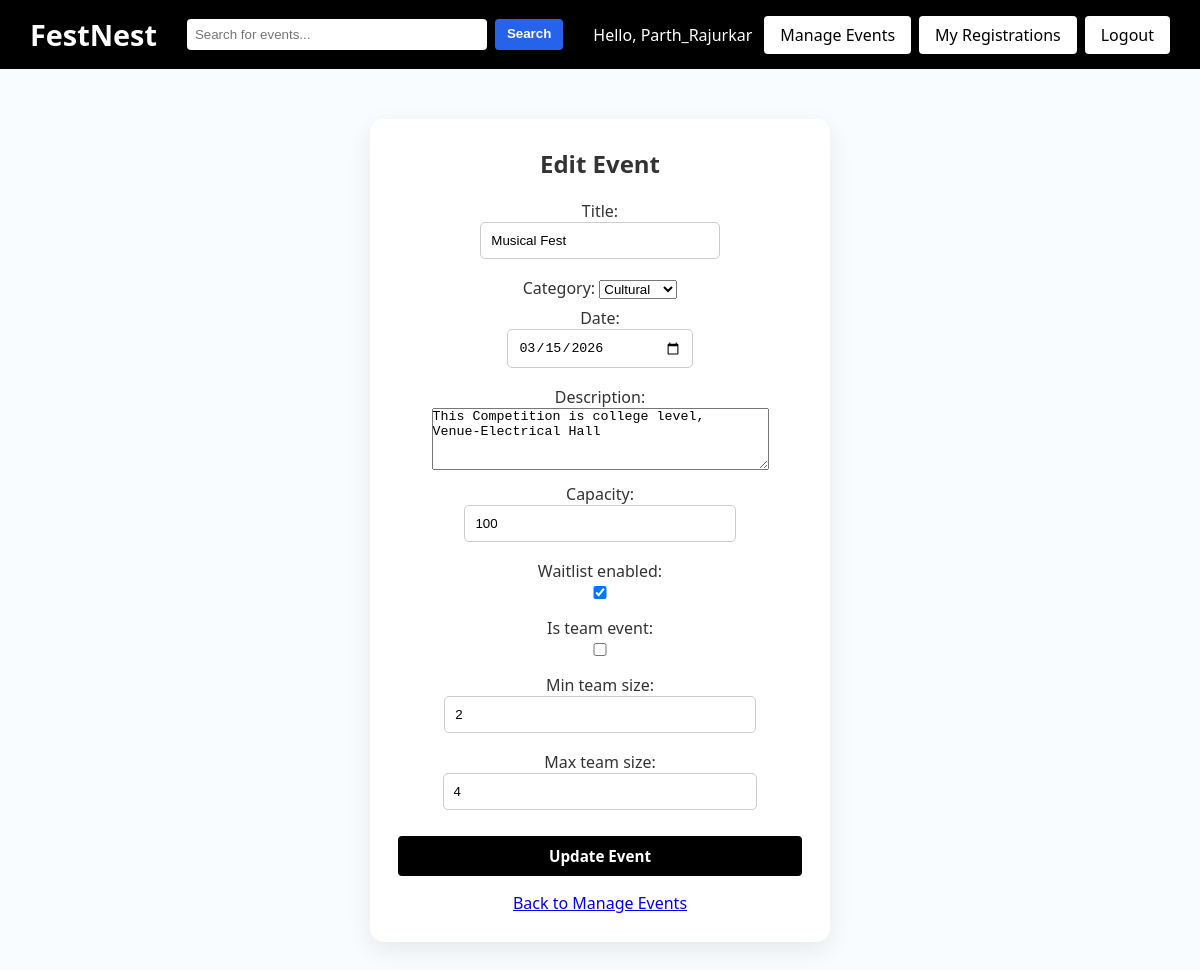
The page /events/1/edit/ (signed in) on the database as committed earlier.
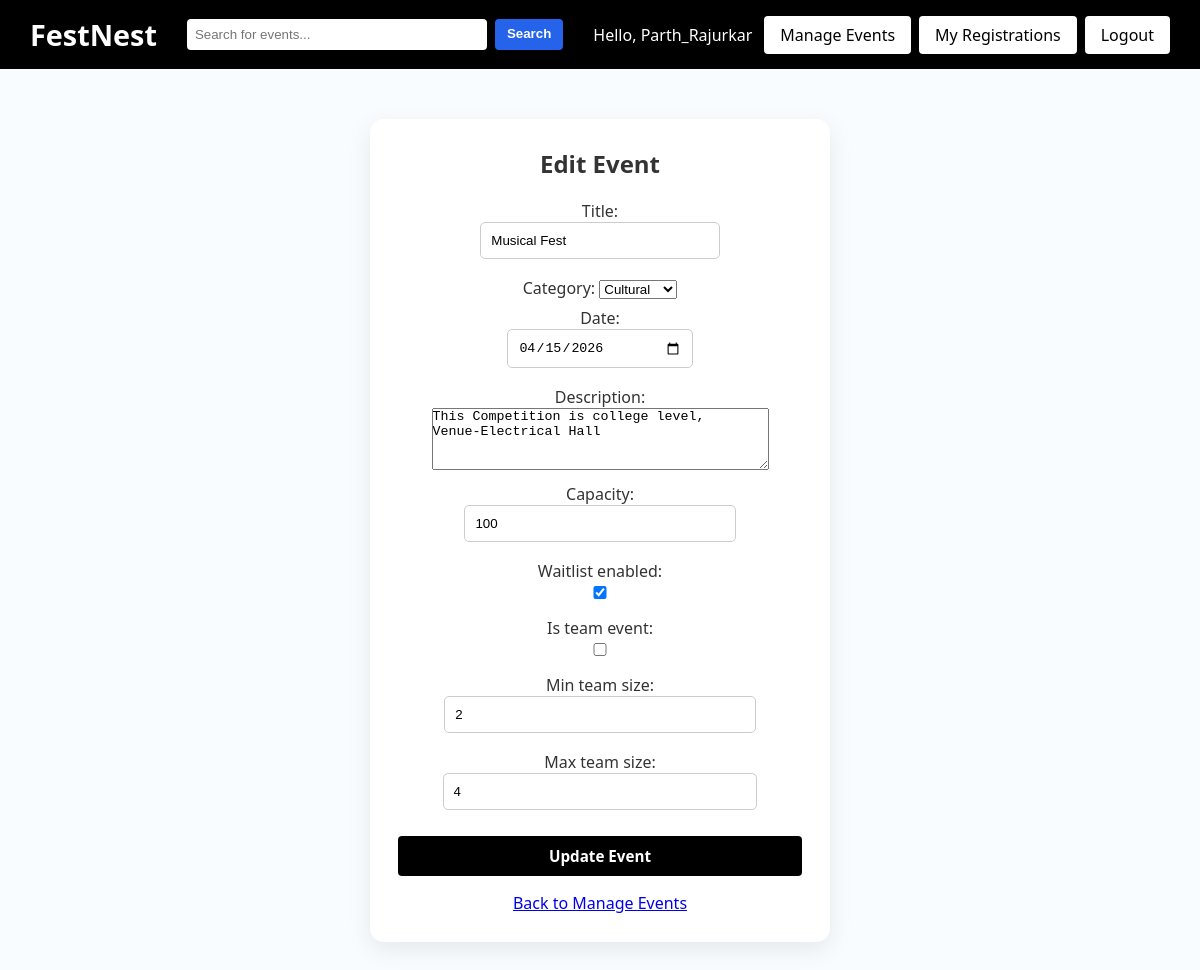
The same page on the database as committed later.
### events/models.py (models this page shows, shortened)
class Event(models.Model):
    CATEGORY_CHOICES = [
        ('cultural', 'Cultural'),
        ('technical', 'Technical'),
        ('sports', 'Sports'),
        ('nss', 'NSS'),
    ]
    title = models.CharField(max_length=200)
    category = models.CharField(max_length=20, choices=CATEGORY_CHOICES)
    date = models.DateField()
    description = models.TextField()
    capacity = models.PositiveIntegerField(default=100)
    waitlist_enabled = models.BooleanField(default=True)
    is_team_event = models.BooleanField(default=False)
    min_team_size = models.PositiveIntegerField(default=2)
    max_team_size = models.PositiveIntegerField(default=4)
    attendees = models.ManyToManyField(User, blank=True)

### events/views.py (the view)
# urls.py: path('events/<int:id>/edit/', views.edit_event, name='edit_event'),
@login_required
@user_passes_test(is_superuser)
def edit_event(request, id):
    event = get_object_or_404(Event, id=id)
    if request.method == 'POST':
        form = EventForm(request.POST, instance=event)
        if form.is_valid():
            form.save()
            messages.success(request, 'Event updated successfully.')
            return redirect('manage_events')
    else:
        form = EventForm(instance=event)
    return render(
        request,
        'event_form.html',
        {'form': form, 'page_title': 'Edit Event', 'button_label': 'Update Event'},
    )

### events/forms.py
class EventForm(forms.ModelForm):
    class Meta:
        model = Event
        fields = [
            'title',
            'category',
            'date',
            'description',
            'capacity',
            'waitlist_enabled',
            'is_team_event',
            'min_team_size',
            'max_team_size',
        ]
        widgets = {
            'title': forms.TextInput(attrs={'placeholder': 'Event title'}),
            'date': forms.DateInput(attrs={'type': 'date'}),
            'description': forms.Textarea(attrs={'rows': 4, 'placeholder': 'Event description'}),
            'capacity': forms.NumberInput(attrs={'min': 1}),
            'min_team_size': forms.NumberInput(attrs={'min': 2}),
            'max_team_size': forms.NumberInput(attrs={'min': 2}),
        }

### events/views.py (called while the page is built)
def is_superuser(user):
    return user.is_superuser

### templates/event_form.html (shortened to what this page needs)
{% extends 'base.html' %}
{% block body_class %}auth-page{% endblock %}
{% block content %}
<div class="container auth-shell">
    <div class="auth-card">
        <h2>{{ page_title }}</h2>
        <form method="post" class="auth-form event-form">
            {{ form.as_p }}
            <button type="submit" class="cta-btn auth-submit">{{ button_label }}</button>
        </form>
        <p class="auth-link"><a href="{% url 'manage_events' %}">Back to Manage Events</a></p>
    </div>
</div>
{% endblock %}

Rows that differ between the two databases and show on the page:
changed Event "Musical Fest": date "03/15/2026" → "04/15/2026"
